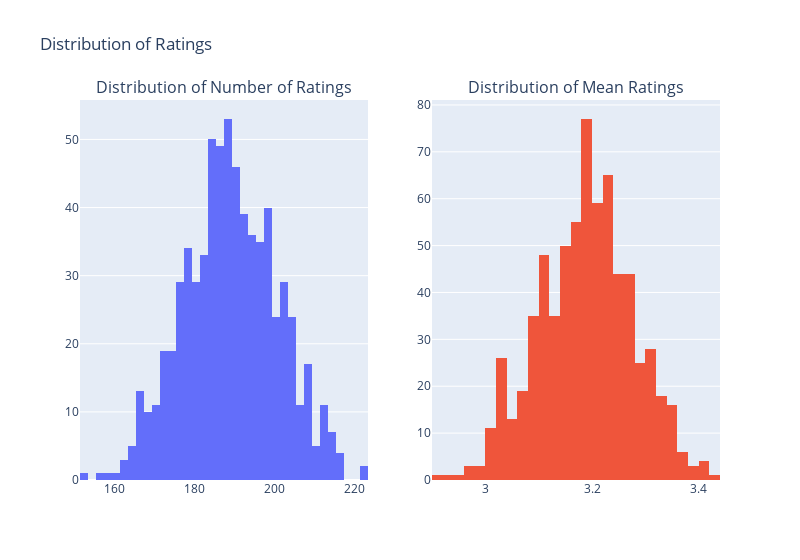

Notebook source saved alongside this figure:
### Code cell
fig = sp.make_subplots(rows=1, cols=2, subplot_titles=('Distribution of Number of Ratings', 'Distribution of Mean Ratings'))

hist_ratings_no = go.Histogram(x=product_df['ratings_no'], name='Number of Rating')
fig.add_trace(hist_ratings_no, row=1, col=1)

hist_ratings_mean = go.Histogram(x=product_df['ratings_mean'], name='Mean Rating')
fig.add_trace(hist_ratings_mean, row=1, col=2)

fig.update_layout(width=800,title_text='Distribution of Ratings', showlegend=False)

fig.show()

### Figure 1 — Plotly figure (JSON) as saved in the notebook; plotly's stock layout.template omitted (floating-point values rounded to 4 significant figures; data arrays with more than 128 entries replaced by an {"elided": "..."} marker saying what was removed)
{"data": [{"name": "Number of Rating", "type": "histogram", "x": {"elided": "691 int values"}, "xaxis": "x", "yaxis": "y"}, {"name": "Mean Rating", "type": "histogram", "x": {"elided": "691 float values"}, "xaxis": "x2", "yaxis": "y2"}], "layout": {"annotations": [{"font": {"size": 16}, "showarrow": false, "text": "Distribution of Number of Ratings", "x": 0.225, "xanchor": "center", "xref": "paper", "y": 1, "yanchor": "bottom", "yref": "paper"}, {"font": {"size": 16}, "showarrow": false, "text": "Distribution of Mean Ratings", "x": 0.775, "xanchor": "center", "xref": "paper", "y": 1, "yanchor": "bottom", "yref": "paper"}], "showlegend": false, "title": {"text": "Distribution of Ratings"}, "width": 800, "xaxis": {"anchor": "y", "domain": [0, 0.45]}, "xaxis2": {"anchor": "y2", "domain": [0.55, 1]}, "yaxis": {"anchor": "x", "domain": [0, 1]}, "yaxis2": {"anchor": "x2", "domain": [0, 1]}}}
